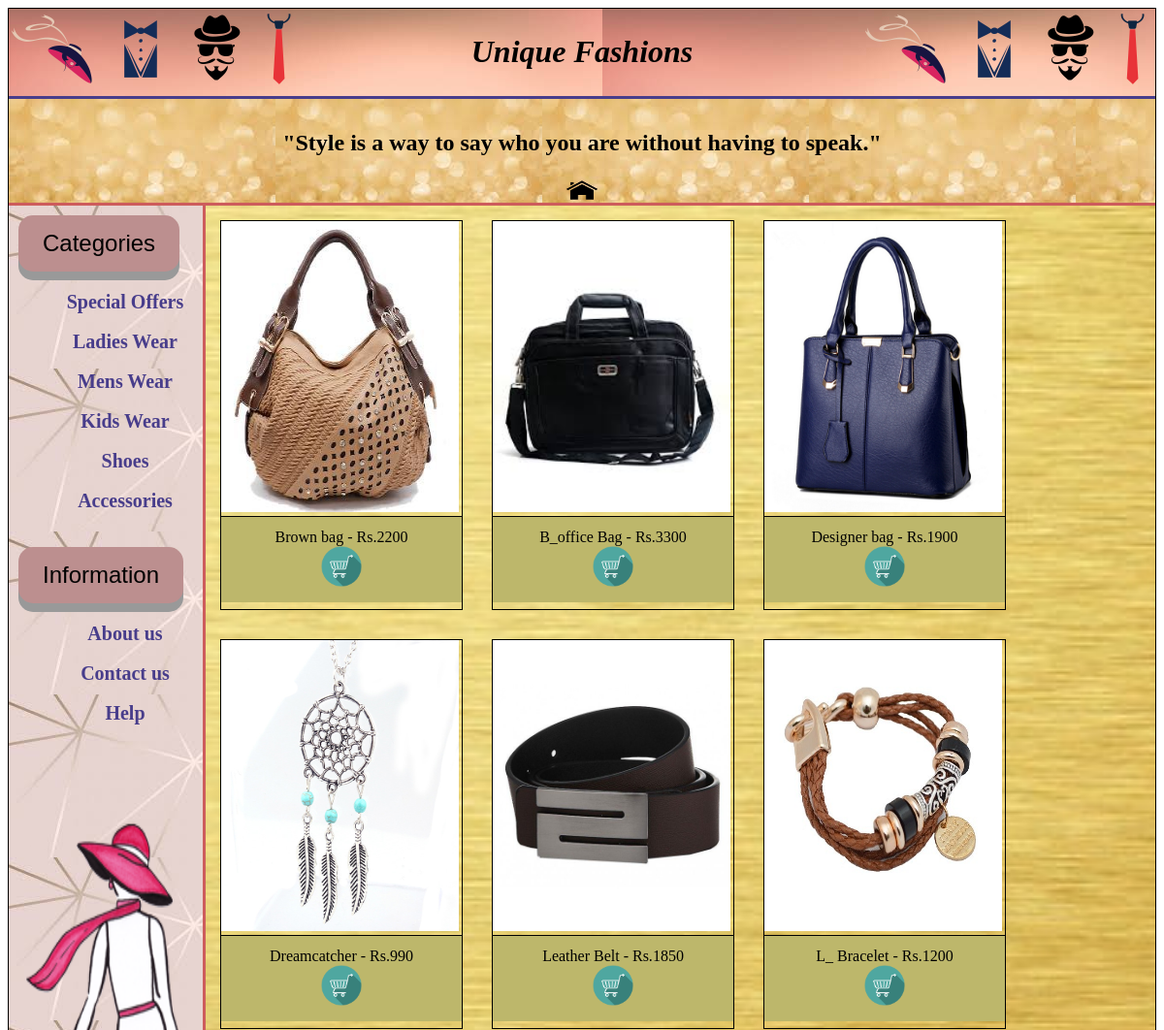
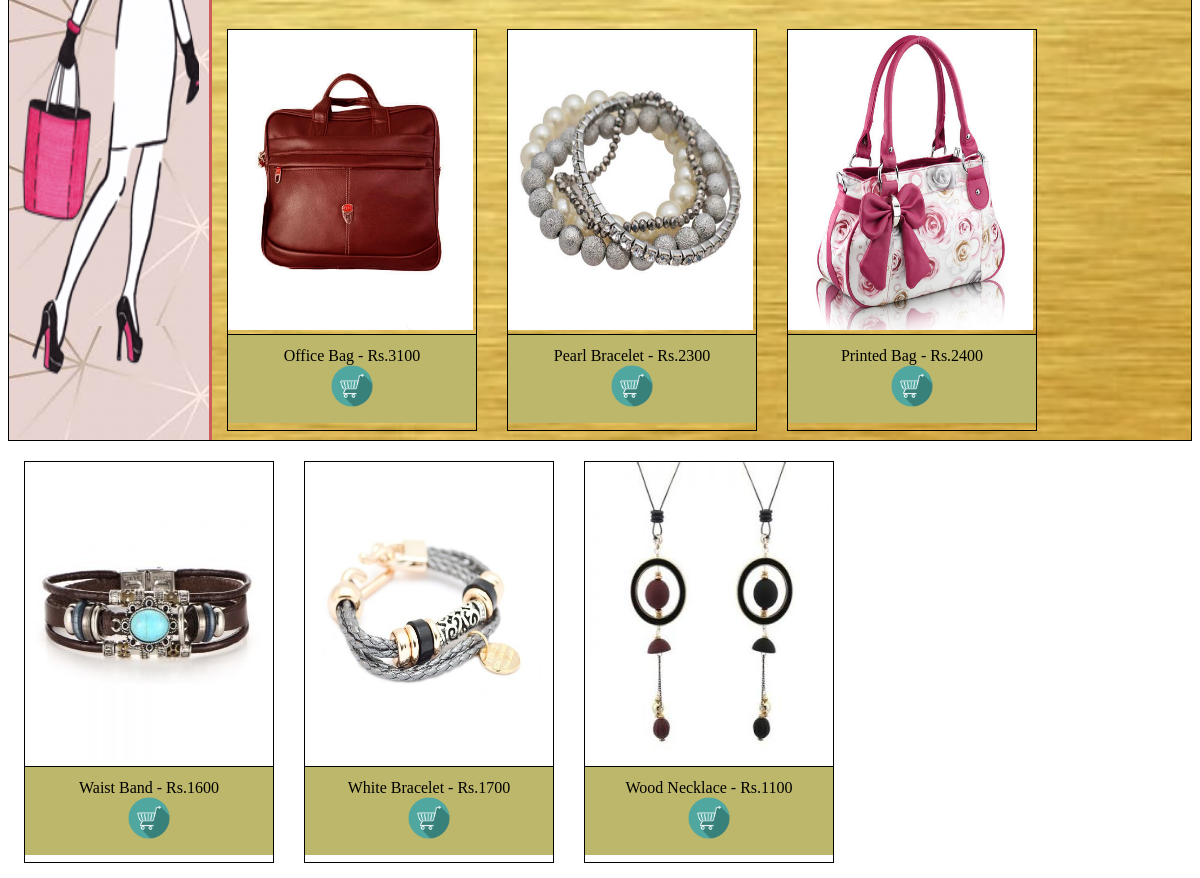
Screenshot of /Accessories.php with the database file from the repository (2 pictures, top to bottom).
### tables this page shows
CREATE TABLE `products` (
  `Product_name` varchar(225) NOT NULL,
  `Product_price` int(100) NOT NULL,
  `Product_type` varchar(100) NOT NULL
);

### Accessories.php (the view, shortened to what this page needs)
<!DOCTYPE HTML>
<html>
	<head>
		<link href="./styles/mainstyle.css" rel="stylesheet" type="text/css" >
		<link href="./styles/style.css" rel="stylesheet" type="text/css" >
	</head>
	<body>
		<div class="container">
			<div class="header" style="background-image:url(Images/f2.jpg)";>
				<h1>Unique Fashions</h1>
				<img class="img" src="Images/fashion.png">
				<img class="img1" src="Images/fashion.png">
			</div>
			<div class="nav" style="background-image:url(Images/f1.jpg)";>
				<h2>"Style is a way to say who you are without having to speak."</h2>
				<?php
                if (isset($_SESSION['user'])) {
                    echo "<h3>Welcome to the Unique Fashions!!!<a href='Logout.php' style='text-decoration: none';>(Sign out)</h3>";
                } else {
	                echo "<a href='Index.php'><img src='Images/Home.png' style='width:50px;height:30px;align:right;'>"	;
		        }
                ?>
			</div>
			<div class="lnav" style="background-image:url(Images/f4.jpg)";>
				<button class="button">Categories</button>
				<ul>
					<li>
						<a href="Special offers.php">Special Offers</a>
					</li><br><br>
					<li>
						<a href="Ladies Wears.php">Ladies Wear</a>
					</li><br><br>
					<li>
						<a href="Mens Wear.php">Mens Wear</a>
					</li><br><br>
					<li>
						<a href="Kids Wear.php">Kids Wear</a>
					</li><br><br>
					<li>
					<a href="Shoes.php">Shoes</a>
				    </li><br><br>
					<li>
						<a href="Accessories.php">Accessories</a>
					</li><br><br>
				</ul>
				<button class="button">Information</button>
				<ul>
					<li>
						<a href="About us.php">About us</a>
					</li><br><br>
					<li>
						<a href="Contact Us.php">Contact us</a>
					</li><br><br>
					<li>
						<a href="Help.php">Help</a>
					</li><br><br>
				</ul>
				<br><br><br>
				<img class="img2" src="Images/Accessories.png">
			</div>
			<div class="cont" style="background-image:url(Images/f5.jpg);background-size:cover";>
				<?php
				require "connect.php";
						$query = "select * from products where Product_type = 'Accessories'";
						$result = mysqli_query($conn,$query);
						while ($row = mysqli_fetch_array($result)) {
							$filename = $row['Product_name'];
							$itemprice = $row['Product_price'];
							$itemname = substr($filename,0,-4);
							echo "<div class='gallery'>";
							echo "<img src='Product Images/$filename' alt='$filename'>";
							echo "<div class='desc'>$itemname - Rs.$itemprice<br> <a href='Log.php'>
							<img src='Images/icon.png' style='width:42px;height:42px;border-radius:4px;algin:left;'></a> </div>
							</div>";
						}
				?>
			</div>
		</div>
    </body>
</html>

### styles/mainstyle.css (style rules this page uses)
.container { margin-left: auto; margin-right: auto; border-style: solid; border-width: 1px; border-color: black; }
.header { font-family: Georgia; font-style: italic; padding: 5px; color: black; background-color: #D2691E; clear: left; text-align: center; border-bottom: 3px solid #483D8B; }
.button { display: inline-block; padding: 15px 25px; font-size: 24px; cursor: pointer; text-align: center; text-decoration: none; outline: none; color: black; background-color: #BC8F8F; border: none; border-radius: 15px; box-shadow: 0 9px #999; }
.img { position: absolute; left: 10px; top: 0px; height: 100px; }
.img1 { position: absolute; right: 10px; top: 0px; height: 100px; }
.img2 { left: 5px; top: 0px; width:180px; height: 600px; z-index = 4; }
.nav { font-family:arial; width: 100%; height:110px; padding-top: 12px; text-align: center; background-color:#D2B48C; border-bottom: 3px solid #CD5C5C; background-image:url('Images/f1.jpg'); }
.lnav { float:left; margin:0; padding:10px; text-decoration:underline; background-color: #F5DEB3; min-width:15%; height:1290px; font-weight:bold; border-right: 3px solid #CD5C5C; }
.lnav ul { max-width: 800px; margin: 0em auto; text-align:center; padding-top: 20px; }
.lnav ul li { display: inline-block; width: auto; }
.lnav ul:after { content: ''; width: 100%; display: inline-block; }
.lnav ul li a { text-decoration: none; color: #483D8B; font-size: 20px; }
* { -webkit-box-sizing: border-box; -moz-box-sizing:border-box; box-sizing: border-box; }
.cont { margin-left: auto; margin-right: auto; min-width:100%; height :1290px; background-color:#F5F5DC; }
h2 { font-family:Agency FB; }

### styles/style.css (style rules this page uses)
.gallery { margin: 15px; border: 1px solid #ccc; float: left; width:250px; height:402px; border-style: solid; border-width: 1px; border-color: black; }
.gallery img { width: 245px; height: 300px; }
.desc { background-color: #BDB76B; padding: 12px; text-align: center; font-family: Arial Black; border-top: 1px solid black; }

### rows the page displays
products: Product_name (picture), Product_name "Brown bag", Product_price "2200"
products: Product_name (picture), Product_name "B_office Bag", Product_price "3300"
products: Product_name (picture), Product_name "Designer bag", Product_price "1900"
products: Product_name (picture), Product_name "Dreamcatcher", Product_price "990"
products: Product_name (picture), Product_name "Leather Belt", Product_price "1850"
products: Product_name (picture), Product_name "L_ Bracelet", Product_price "1200"
products: Product_name (picture), Product_name "Office Bag", Product_price "3100"
products: Product_name (picture), Product_name "Pearl Bracelet", Product_price "2300"
products: Product_name (picture), Product_name "Printed Bag", Product_price "2400"
products: Product_name (picture), Product_name "Waist Band", Product_price "1600"
products: Product_name (picture), Product_name "White Bracelet", Product_price "1700"
products: Product_name (picture), Product_name "Wood Necklace", Product_price "1100"
